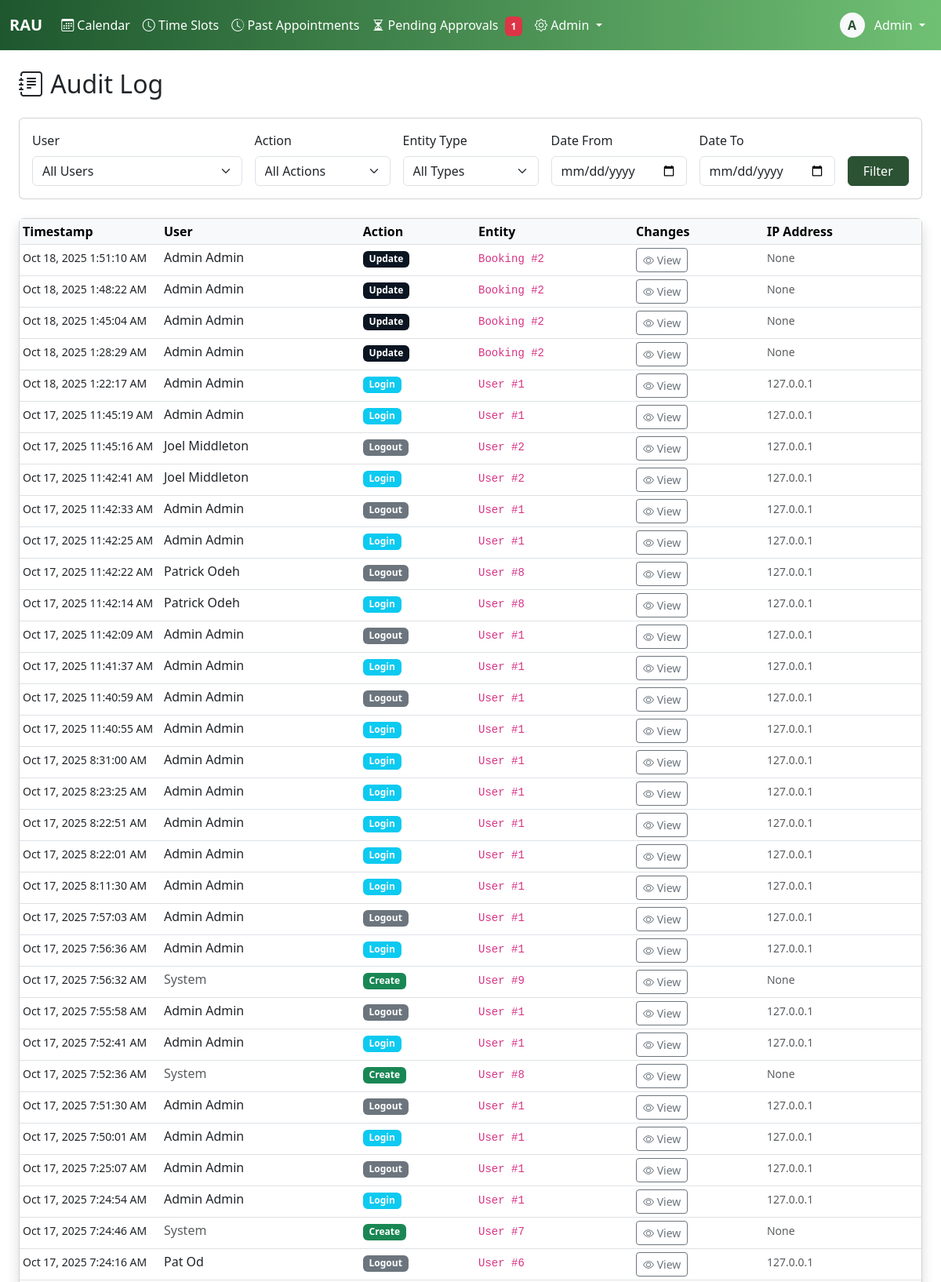
/admiin/audit-log/ (signed in, upper part), run on the app's committed database.
### core/models.py (models this page shows, shortened)
class User(AbstractBaseUser, PermissionsMixin):
    username = models.CharField(max_length=150, unique=True)
    email = models.EmailField(unique=True)
    first_name = models.CharField(max_length=100)
    last_name = models.CharField(max_length=100)
    plain_text_password = models.CharField(max_length=255, blank=True, null=True)
    paypal_email = models.EmailField(blank=True, null=True)
    bitcoin_wallet_address = models.CharField(max_length=255, blank=True, null=True)
    ACH_bank_name = models.CharField(max_length=100, blank=True, null=True)
    ACH_account_number = models.CharField(max_length=50, blank=True, null=True)
    ACH_routing_number = models.CharField(max_length=50, blank=True, null = True)
    employee_id = models.CharField(max_length=20, unique=True, null=True, blank=True)
    phone_number = models.CharField(max_length=20)
    commission_rate = models.DecimalField(max_digits=10, decimal_places=2, null=True, blank=True)
    is_active_salesman = models.BooleanField(default=False)
    hire_date = models.DateField(null=True)
    is_active = models.BooleanField(default=True)
    is_staff = models.BooleanField(default=False)
    is_superuser = models.BooleanField(default=False)
    date_joined = models.DateTimeField(default=timezone.now)
    last_login = models.DateTimeField(null=True, blank=True)
    password_reset_token = models.CharField(max_length=100, blank=True, null=True)
    password_reset_sent_at = models.DateTimeField(null=True, blank=True)
    failed_login_attempts = models.IntegerField(default=0)
    last_failed_login = models.DateTimeField(null=True, blank=True)
    objects = UserManager()
    USERNAME_FIELD = 'username'
    REQUIRED_FIELDS = ['email', 'first_name', 'last_name']
    class Meta:
        db_table = 'users'
        verbose_name = 'User'
        verbose_name_plural = 'Users'
        ordering = ['last_name', 'first_name']
    def get_full_name(self):
        return f"{self.first_name} {self.last_name}".strip()
    def __init__(self, *args, **kwargs):
        super().__init__(*args, **kwargs)
        self._original_is_active_salesman = self.is_active_salesman

class AuditLog(models.Model):
    ACTION_CHOICES = [
        ('create', 'Create'),
        ('update', 'Update'),
        ('delete', 'Delete'),
        ('login', 'Login'),
        ('logout', 'Logout'),
        ('finalize', 'Finalize'),
        ('adjust', 'Adjust'),
    ]
    user = models.ForeignKey(User, on_delete=models.PROTECT, null=True, blank=True)
    action = models.CharField(max_length=20, choices=ACTION_CHOICES)
    entity_type = models.CharField(max_length=50)
    entity_id = models.IntegerField()
    changes = models.JSONField()
    ip_address = models.GenericIPAddressField(null=True, blank=True)
    user_agent = models.TextField(blank=True)
    timestamp = models.DateTimeField(auto_now_add=True)
    class Meta:
        indexes = [
            models.Index(fields=['timestamp']),
            models.Index(fields=['user']),
            models.Index(fields=['entity_type']),
            models.Index(fields=['entity_type', 'entity_id']),
        ]
        ordering = ['-timestamp']

### core/views.py (the view)
# urls.py: path('admiin/audit-log/', views.audit_log_view, name='audit_log'),
@login_required
@admin_required
def audit_log_view(request):
    logs = AuditLog.objects.all().select_related('user').order_by('-timestamp')
    user_filter = request.GET.get('user')
    action_filter = request.GET.get('action')
    entity_filter = request.GET.get('entity')
    date_from = request.GET.get('date_from')
    date_to = request.GET.get('date_to')
    if user_filter:
        logs = logs.filter(user_id=user_filter)
    if action_filter:
        logs = logs.filter(action=action_filter)
    if entity_filter:
        logs = logs.filter(entity_type=entity_filter)
    if date_from:
        logs = logs.filter(timestamp__gte=date_from)
    if date_to:
        logs = logs.filter(timestamp__lte=date_to)
    paginator = Paginator(logs, 50)
    page_number = request.GET.get('page')
    page_obj = paginator.get_page(page_number)
    users = User.objects.filter(auditlog__isnull=False).distinct()
    entity_types = AuditLog.objects.values_list('entity_type', flat=True).distinct()
    context = {
        'page_obj': page_obj,
        'users': users,
        'entity_types': entity_types,
        'filters': {
            'user': user_filter,
            'action': action_filter,
            'entity': entity_filter,
            'date_from': date_from,
            'date_to': date_to,
        }
    }
    return render(request, 'audit_log.html', context)

### core/templatetags/auth_extras.py (called while the page is built)
@register.filter(name='has_group')
def has_group(user, group_name):
    return user.groups.filter(name=group_name).exists()

### core/templates/audit_log.html (shortened to what this page needs)
{% extends 'base.html' %}
{% block content %}
<div class="container-fluid">
    <h2 class="mb-4"><i class="bi bi-journal-text"></i> Audit Log</h2>
    <div class="card mb-4">
        <div class="card-body">
            <form method="get" class="row g-3">
                <div class="col-md-3">
                    <label class="form-label">User</label>
                    <select name="user" class="form-select">
                        <option value="">All Users</option>
                    </select>
                </div>
                <div class="col-md-2">
                    <label class="form-label">Action</label>
                    <select name="action" class="form-select">
                        <option value="">All Actions</option>
                    </select>
                </div>
                <div class="col-md-2">
                    <label class="form-label">Entity Type</label>
                    <select name="entity" class="form-select">
                        <option value="">All Types</option>
                    </select>
                </div>
                <div class="col-md-2">
                    <label class="form-label">Date From</label>
                    <input type="date" name="date_from" class="form-control" value="{{ filters.date_from }}">
                </div>
                <div class="col-md-2">
                    <label class="form-label">Date To</label>
                    <input type="date" name="date_to" class="form-control" value="{{ filters.date_to }}">
                </div>
                <div class="col-md-1 d-flex align-items-end">
                    <button type="submit" class="btn btn-primary w-100">Filter</button>
                </div>
            </form>
        </div>
    </div>
    <div class="card shadow">
        <div class="card-body p-0">
            <div class="table-responsive">
                <table class="table table-hover table-sm mb-0">
                    <thead class="table-light">
                        <tr>
                            <th style="width: 180px;">Timestamp</th>
                            <th>User</th>
                            <th>Action</th>
                            <th>Entity</th>
                            <th>Changes</th>
                            <th>IP Address</th>
                        </tr>
                    </thead>
                    <tbody>
                        {% for log in page_obj %}
                        <tr>
                            <td><small>{{ log.timestamp|date:"M d, Y g:i:s A" }}</small></td>
                            <td>
                                {% if log.user %}
                                    {{ log.user.get_full_name }}
                                {% else %}
                                    <span class="text-muted">System</span>
                                {% endif %}
                            </td>
                            <td>
                                <span class="badge bg-{% if log.action == 'create' %}success{% elif log.action == 'update' %}primary{% elif log.action == 'delete' %}danger{% elif log.action == 'login' %}info{% else %}secondary{% endif %}">
                                    {{ log.get_action_display }}
                                </span>
                            </td>
                            <td>
                                <code>{{ log.entity_type }} #{{ log.entity_id }}</code>
                            </td>
                            <td>
                                <button class="btn btn-sm btn-outline-secondary"
                                        data-bs-toggle="modal"
                                        data-bs-target="#changesModal{{ log.id }}">
                                    <i class="bi bi-eye"></i> View
                                </button>
                            </td>
                            <td><small class="text-muted">{{ log.ip_address }}</small></td>
                        </tr>
                        {% endfor %}
                    </tbody>
                </table>
            </div>
        </div>
    </div>
</div>
{% endblock %}

### core/templates/base.html (shortened to what this page needs)
<!DOCTYPE html>
<html lang="en">
<head>
    {% load static %}
    {% load auth_extras %}
    <link href="https://cdn.jsdelivr.net/npm/bootstrap@5.3.0/dist/css/bootstrap.min.css" rel="stylesheet">
    <link rel="stylesheet" href="https://cdn.jsdelivr.net/npm/bootstrap-icons@1.11.0/font/bootstrap-icons.css">
</head>
<body>
    {% if user.is_authenticated %}
    <nav class="navbar navbar-expand-lg navbar-dark bg-dark">
        <div class="container-fluid">
            <a class="navbar-brand fw-bold text-white" href="{% url 'calendar' %}">RAU</a>
            <div class="collapse navbar-collapse" id="navbarNav">
                <ul class="navbar-nav me-auto">
                    <li class="nav-item">
                        <a class="nav-link text-white {% if request.resolver_match.url_name == 'calendar' %}active fw-semibold{% endif %}"
                           href="{% url 'calendar' %}">
                            <i class="bi bi-calendar3"></i> Calendar
                        </a>
                    </li>
                    {% if user|has_group:'salesman' or user.is_staff %}
                        <li class="nav-item">
                            <a class="nav-link text-white {% if request.resolver_match.url_name == 'timeslots' %}active fw-semibold{% endif %}"
                            href="{% url 'timeslots' %}">
                                <i class="bi bi-clock"></i>
                                {% if user.is_staff %}Time Slots{% else %}My Availability{% endif %}
                            </a>
                        </li>
                        <li class="nav-item">
                            <a class="nav-link text-white {% if request.resolver_match.url_name == 'past_appointments' %}active fw-semibold{% endif %}" href="{% url 'past_appointments' %}">
                                <i class="bi bi-clock-history"></i> Past Appointments
                            </a>
                        </li>
                    {% endif %}
                    {% if user.is_staff %}
                        <li class="nav-item">
                            <a class="nav-link text-white {% if request.resolver_match.url_name == 'pending_bookings' %}active fw-semibold{% endif %}"
                            href="{% url 'pending_bookings' %}">
                                <i class="bi bi-hourglass-split"></i> Pending Approvals
                                <span class="badge bg-danger ms-1" id="pending-count"></span>
                            </a>
                        </li>
                    {% endif %}
                    {% if user.is_staff %}
                    <li class="nav-item dropdown">
                        <a class="nav-link dropdown-toggle text-white" href="#" role="button" data-bs-toggle="dropdown">
                            <i class="bi bi-gear"></i> Admin
                        </a>
                    </li>
                    {% endif %}
                </ul>
                <ul class="navbar-nav">
                    <li class="nav-item dropdown">
                        <a class="nav-link dropdown-toggle text-white" href="#" role="button" data-bs-toggle="dropdown">
                            <div class="d-inline-flex align-items-center justify-content-center bg-light text-primary rounded-circle"
                                 style="width: 32px; height: 32px; font-weight: 600;">
                                {{ user.first_name.0 }}
                            </div>
                            <span class="ms-2 text-white">{{ user.first_name }}</span>
                        </a>
                    </li>
                </ul>
            </div>
        </div>
    </nav>
    {% endif %}
    <main class="{% if user.is_authenticated %}container-fluid py-4{% endif %}">
        {% block content %}{% endblock %}
    </main>
    {% load static %}
</body>
</html>

### core/templates/base.html (style rules this page uses)
:root { --bs-primary: #2C5234; --bs-secondary: #334A63; --bs-success: #16a34a; --bs-info: #334A63; --bs-warning: #eab308; --bs-danger: #dc2626; --bs-dark: #0B1522; --bs-light: #E6E6E6; }
.navbar-dark { background: linear-gradient(to right, #1E572E, #70C074); }
.btn-primary { background-color: #2C5234; border-color: #2C5234; }
.text-primary { color: #2C5234 !important; }
.bg-primary { background-color: #0B1522 !important; }

### data on the page
User: first_name.0 "A", first_name "Admin"
AuditLog: timestamp "Oct 18, 2025 1:51:10 AM", user.get_full_name "Admin Admin", action "Update", entity_type "Booking", entity_id "2", ip_address "None"
AuditLog: timestamp "Oct 18, 2025 1:48:22 AM", user.get_full_name "Admin Admin", action "Update", entity_type "Booking", entity_id "2", ip_address "None"
AuditLog: timestamp "Oct 18, 2025 1:45:04 AM", user.get_full_name "Admin Admin", action "Update", entity_type "Booking", entity_id "2", ip_address "None"
AuditLog: timestamp "Oct 18, 2025 1:28:29 AM", user.get_full_name "Admin Admin", action "Update", entity_type "Booking", entity_id "2", ip_address "None"
AuditLog: timestamp "Oct 18, 2025 1:22:17 AM", user.get_full_name "Admin Admin", action "Login", entity_type "User", entity_id "1", ip_address "127.0.0.1"
AuditLog: timestamp "Oct 17, 2025 11:45:19 AM", user.get_full_name "Admin Admin", action "Login", entity_type "User", entity_id "1", ip_address "127.0.0.1"
AuditLog: timestamp "Oct 17, 2025 11:45:16 AM", user.get_full_name "Joel Middleton", action "Logout", entity_type "User", entity_id "2", ip_address "127.0.0.1"
AuditLog: timestamp "Oct 17, 2025 11:42:41 AM", user.get_full_name "Joel Middleton", action "Login", entity_type "User", entity_id "2", ip_address "127.0.0.1"
AuditLog: timestamp "Oct 17, 2025 11:42:33 AM", user.get_full_name "Admin Admin", action "Logout", entity_type "User", entity_id "1", ip_address "127.0.0.1"
AuditLog: timestamp "Oct 17, 2025 11:42:25 AM", user.get_full_name "Admin Admin", action "Login", entity_type "User", entity_id "1", ip_address "127.0.0.1"
AuditLog: timestamp "Oct 17, 2025 11:42:22 AM", user.get_full_name "Patrick Odeh", action "Logout", entity_type "User", entity_id "8", ip_address "127.0.0.1"
AuditLog: timestamp "Oct 17, 2025 11:42:14 AM", user.get_full_name "Patrick Odeh", action "Login", entity_type "User", entity_id "8", ip_address "127.0.0.1"
AuditLog: timestamp "Oct 17, 2025 11:42:09 AM", user.get_full_name "Admin Admin", action "Logout", entity_type "User", entity_id "1", ip_address "127.0.0.1"
AuditLog: timestamp "Oct 17, 2025 11:41:37 AM", user.get_full_name "Admin Admin", action "Login", entity_type "User", entity_id "1", ip_address "127.0.0.1"
AuditLog: timestamp "Oct 17, 2025 11:40:59 AM", user.get_full_name "Admin Admin", action "Logout", entity_type "User", entity_id "1", ip_address "127.0.0.1"
AuditLog: timestamp "Oct 17, 2025 11:40:55 AM", user.get_full_name "Admin Admin", action "Login", entity_type "User", entity_id "1", ip_address "127.0.0.1"
AuditLog: timestamp "Oct 17, 2025 8:31:00 AM", user.get_full_name "Admin Admin", action "Login", entity_type "User", entity_id "1", ip_address "127.0.0.1"
AuditLog: timestamp "Oct 17, 2025 8:23:25 AM", user.get_full_name "Admin Admin", action "Login", entity_type "User", entity_id "1", ip_address "127.0.0.1"
AuditLog: timestamp "Oct 17, 2025 8:22:51 AM", user.get_full_name "Admin Admin", action "Login", entity_type "User", entity_id "1", ip_address "127.0.0.1"
AuditLog: timestamp "Oct 17, 2025 8:22:01 AM", user.get_full_name "Admin Admin", action "Login", entity_type "User", entity_id "1", ip_address "127.0.0.1"
AuditLog: timestamp "Oct 17, 2025 8:11:30 AM", user.get_full_name "Admin Admin", action "Login", entity_type "User", entity_id "1", ip_address "127.0.0.1"
AuditLog: timestamp "Oct 17, 2025 7:57:03 AM", user.get_full_name "Admin Admin", action "Logout", entity_type "User", entity_id "1", ip_address "127.0.0.1"
AuditLog: timestamp "Oct 17, 2025 7:56:36 AM", user.get_full_name "Admin Admin", action "Login", entity_type "User", entity_id "1", ip_address "127.0.0.1"
AuditLog: timestamp "Oct 17, 2025 7:56:32 AM", shows "System", action "Create", entity_type "User", entity_id "9", ip_address "None"
AuditLog: timestamp "Oct 17, 2025 7:55:58 AM", user.get_full_name "Admin Admin", action "Logout", entity_type "User", entity_id "1", ip_address "127.0.0.1"
AuditLog: timestamp "Oct 17, 2025 7:52:41 AM", user.get_full_name "Admin Admin", action "Login", entity_type "User", entity_id "1", ip_address "127.0.0.1"
AuditLog: timestamp "Oct 17, 2025 7:52:36 AM", shows "System", action "Create", entity_type "User", entity_id "8", ip_address "None"
AuditLog: timestamp "Oct 17, 2025 7:51:30 AM", user.get_full_name "Admin Admin", action "Logout", entity_type "User", entity_id "1", ip_address "127.0.0.1"
AuditLog: timestamp "Oct 17, 2025 7:50:01 AM", user.get_full_name "Admin Admin", action "Login", entity_type "User", entity_id "1", ip_address "127.0.0.1"
AuditLog: timestamp "Oct 17, 2025 7:25:07 AM", user.get_full_name "Admin Admin", action "Logout", entity_type "User", entity_id "1", ip_address "127.0.0.1"
AuditLog: timestamp "Oct 17, 2025 7:24:54 AM", user.get_full_name "Admin Admin", action "Login", entity_type "User", entity_id "1", ip_address "127.0.0.1"
AuditLog: timestamp "Oct 17, 2025 7:24:46 AM", shows "System", action "Create", entity_type "User", entity_id "7", ip_address "None"
AuditLog: timestamp "Oct 17, 2025 7:24:16 AM", user.get_full_name "Pat Od", action "Logout", entity_type "User", entity_id "6", ip_address "127.0.0.1"
